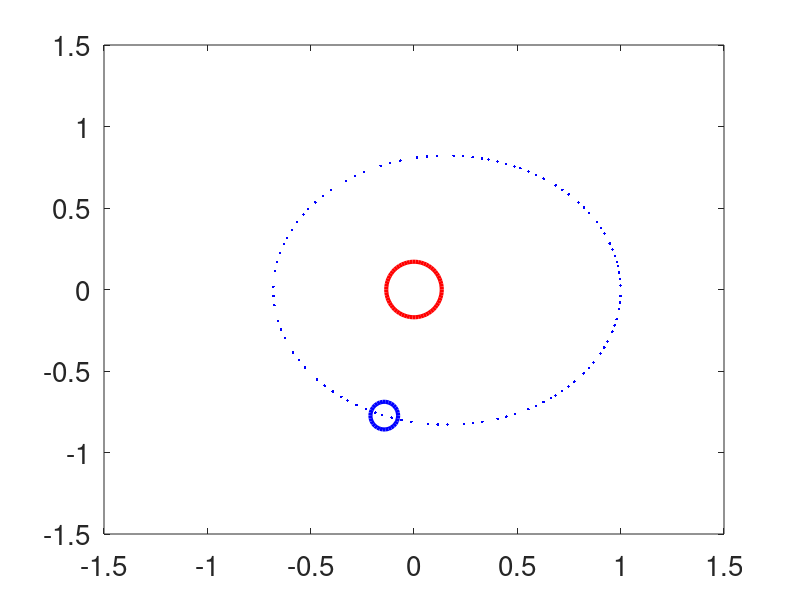

Write the MATLAB code that produced this figure.
clear all; close all; clc;
FS = 20;
set(0,'DefaultLineLineWidth',3,'DefaultAxesFontName','Helvetica','DefaultAxesFontSize',FS);
set(0,'DefaultTextFontSize',FS);
set(0,'DefaultTextFontName','Helvetica');
MG=1;
x=1;
y=0;
u=0;
v=.9;
figure(1)
plot(0,0,'ro','MarkerSize',40)
axis([-1.5 1.5 -1.5 1.5])
hold on
h=plot(x,y,'bo','MarkerSize',20);
tmax=100;
dt=0.01;
r=sqrt(x^2+y^2);
E0=.5*(u^2+v^2)-MG/r;
H0=x*v-y*u;
i=0;
for t=0:dt:tmax
    i=i+1;
    r=sqrt(x^2+y^2);
    ax=-MG*x/r^3;
    ay=-MG*y/r^3;
    u=u+dt*ax;
    v=v+dt*ay;
    x=x+dt*u;
    y=y+dt*v;
%    u=u_ny;v=v_ny;
    set(h,'XData',x,'YData',y)
    if mod(i,100)==0
        plot(x,y,'b.'); 
        E=.5*(u^2+v^2)-MG/r;
        display(sprintf('Energy error: %6.4e',(E0-E)/E0));
        H=x*v-y*u;
        display(sprintf('Spinn error: %6.4e',(H0-H)/H0));
    end
    drawnow;
   end
    
